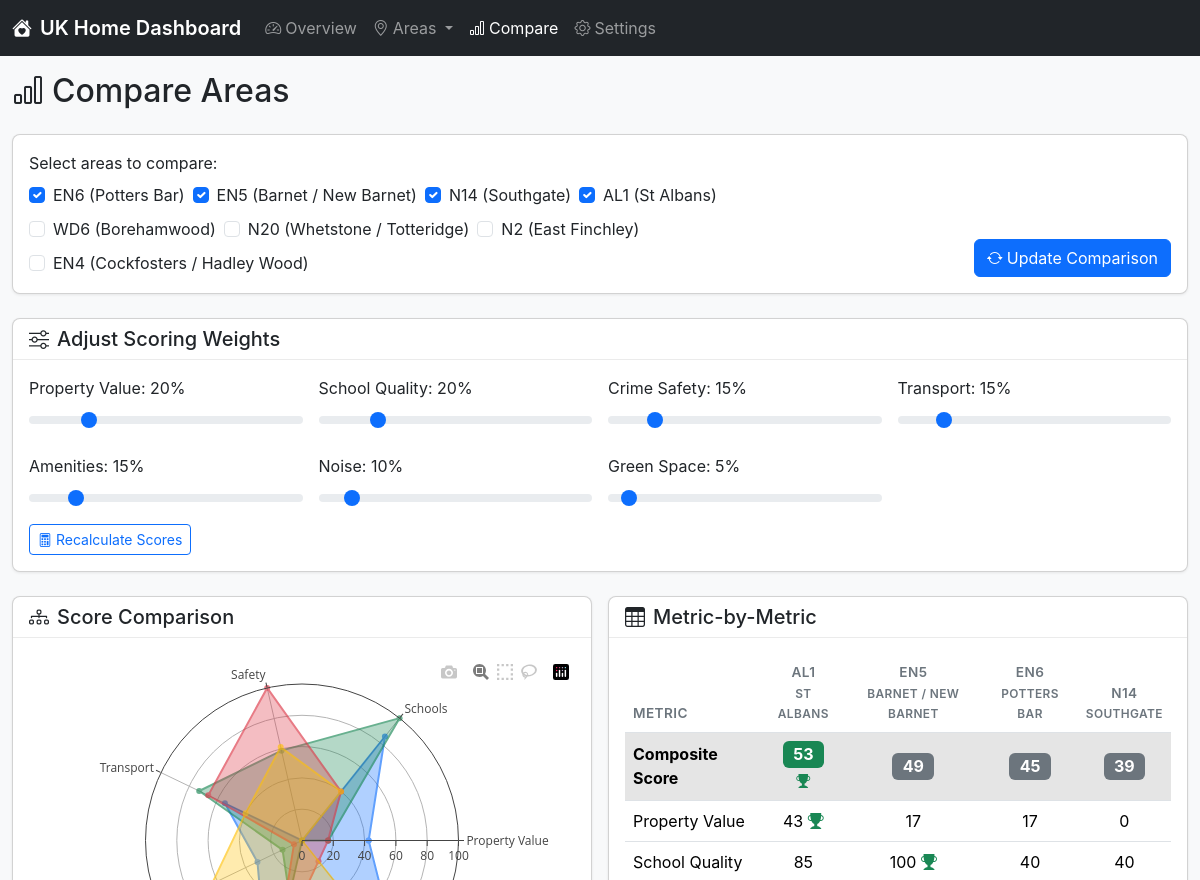
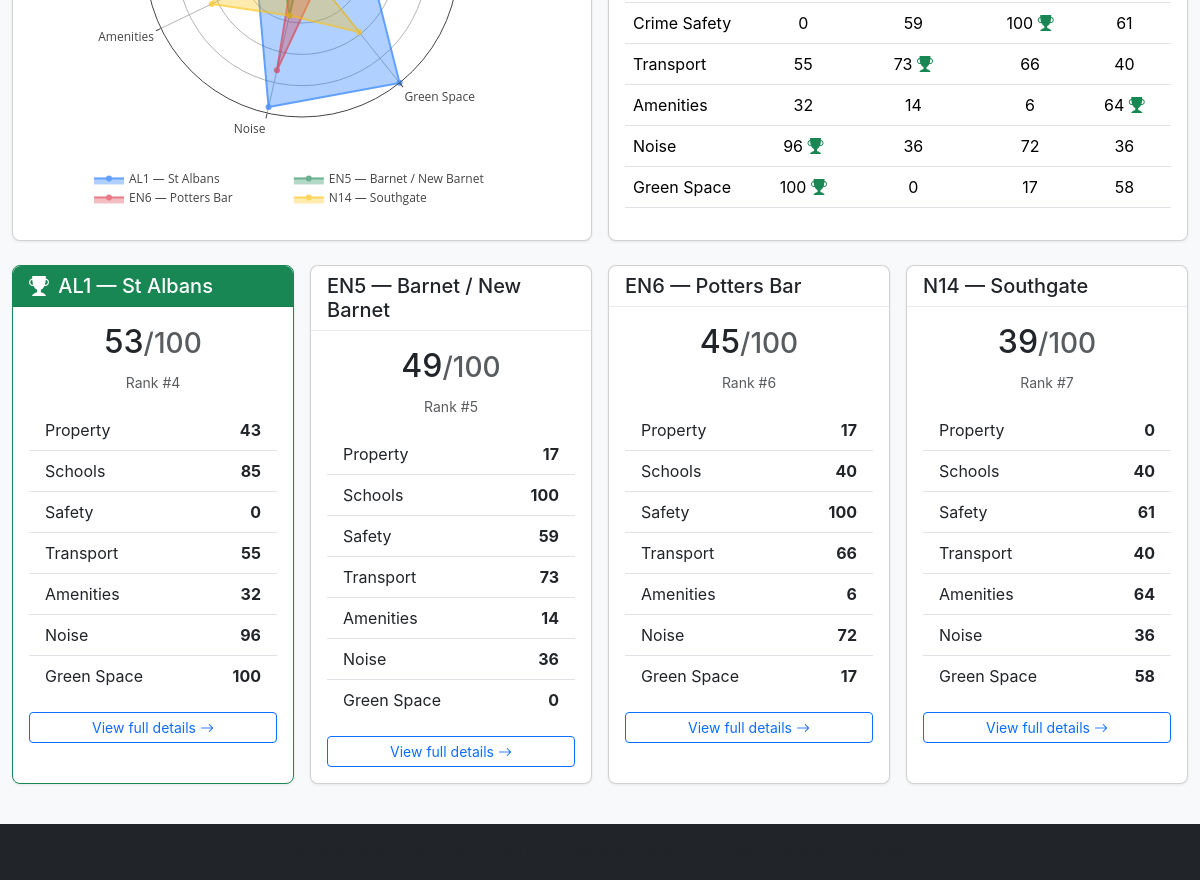
The page /compare on the database its author committed (2 pictures, top to bottom).
### tables this page shows
CREATE TABLE "noise_data" (
"area_code" TEXT,
  "area_name" TEXT,
  "lat" REAL,
  "lng" REAL,
  "road_lden_db" INTEGER,
  "rail_lden_db" INTEGER,
  "air_lden_db" INTEGER,
  "road_lnight_db" INTEGER,
  "rail_lnight_db" INTEGER,
  "air_lnight_db" INTEGER,
  "pct_above_55db_road" INTEGER,
  "pct_above_65db_road" INTEGER,
  "above_who_threshold" INTEGER,
  "notes" TEXT
);

### app/routes.py (the view)
@bp.route("/compare")
def compare():
    area_codes = request.args.get("areas", "").upper().split(",")
    area_codes = [c.strip() for c in area_codes if c.strip()]
    if not area_codes:
        area_codes = [a["code"] for a in config.AREAS_OF_INTEREST[:4]]
    lookup = _area_lookup()
    selected_areas = [lookup[c] for c in area_codes if c in lookup]
    weights = config.DEFAULT_WEIGHTS.copy()
    for key in weights:
        val = request.args.get(f"w_{key}")
        if val:
            try:
                weights[key] = float(val)
            except ValueError:
                pass
    scores = scoring.compute_scores(weights)
    compare_scores = scores[scores["area_code"].isin(area_codes)]
    radar_data = scoring.get_radar_data(compare_scores)
    all_areas = config.AREAS_OF_INTEREST
    return render_template(
        "compare.html",
        selected_areas=selected_areas,
        selected_codes=area_codes,
        all_areas=all_areas,
        scores=compare_scores.to_dict("records") if not compare_scores.empty else [],
        radar_data=json.dumps(radar_data),
        weights=weights,
    )

### app/__init__.py (called while the page is built)
def create_app() -> Flask:
    app = Flask(__name__)
    app.config["SECRET_KEY"] = config.SECRET_KEY
    app.config["DEBUG"] = config.DEBUG
    app.config["DATABASE_PATH"] = str(config.DATABASE_PATH)
    from app.routes import bp
    app.register_blueprint(bp)
    @app.context_processor
    def inject_config():
        return {"config": config}
    @app.template_filter("score_color")
    def score_color_filter(score):
        try:
            score = float(score)
        except (TypeError, ValueError):
            return "#6c757d"
        if score >= 70:
            return "#198754"
        if score >= 55:
            return "#0d6efd"
        if score >= 40:
            return "#ffc107"
        return "#dc3545"
    app.jinja_env.globals["score_color"] = score_color_filter
    return app

### app/models.py (called while the page is built)
@contextmanager
def get_db():
    conn = sqlite3.connect(config.DATABASE_PATH)
    conn.row_factory = sqlite3.Row
    try:
        yield conn
    finally:
        conn.close()

def _safe_read_sql(query: str, conn: sqlite3.Connection) -> pd.DataFrame:
    try:
        return pd.read_sql_query(query, conn)
    except Exception:
        return pd.DataFrame()

def _table_exists(conn: sqlite3.Connection, table: str) -> bool:
    cursor = conn.execute(
        "SELECT name FROM sqlite_master WHERE type='table' AND name=?",
        (table,),
    )
    return cursor.fetchone() is not None

def get_yearly_prices() -> pd.DataFrame:
    with get_db() as conn:
        return _safe_read_sql(
            "SELECT * FROM land_registry_yearly_prices ORDER BY postcode_district, year",
            conn,
        )

def get_crime_totals() -> pd.DataFrame:
    with get_db() as conn:
        if not _table_exists(conn, "crime_totals"):
            return pd.DataFrame()
        return _safe_read_sql("SELECT * FROM crime_totals", conn)

def get_schools_area_scores() -> pd.DataFrame:
    with get_db() as conn:
        if not _table_exists(conn, "schools_area_scores"):
            return pd.DataFrame()
        return _safe_read_sql("SELECT * FROM schools_area_scores", conn)

def get_amenity_counts() -> pd.DataFrame:
    with get_db() as conn:
        if not _table_exists(conn, "amenities_counts"):
            return pd.DataFrame()
        return _safe_read_sql("SELECT * FROM amenities_counts", conn)

def get_noise_data() -> pd.DataFrame:
    with get_db() as conn:
        if not _table_exists(conn, "noise_data"):
            return pd.DataFrame()
        return _safe_read_sql("SELECT * FROM noise_data", conn)

### app/templates/compare.html (shortened to what this page needs)
{% extends "base.html" %}
{% block content %}
<div class="row mb-3">
    <div class="col">
        <h2><i class="bi bi-bar-chart me-2"></i>Compare Areas</h2>
    </div>
</div>
<div class="row mb-4">
    <div class="col-12">
        <div class="card">
            <div class="card-body">
                <form method="get" action="{{ url_for('main.compare') }}" class="row g-2 align-items-end">
                    <div class="col-md-8">
                        <label class="form-label">Select areas to compare:</label>
                        <div class="d-flex flex-wrap gap-2">
                            {% for area in all_areas %}
                            <div class="form-check">
                                <input class="form-check-input" type="checkbox" name="area_check"
                                       value="{{ area.code }}" id="check-{{ area.code }}"
                                       {% if area.code in selected_codes %}checked{% endif %}>
                                <label class="form-check-label" for="check-{{ area.code }}">
                                    {{ area.code }} ({{ area.name }})
                                </label>
                            </div>
                            {% endfor %}
                        </div>
                    </div>
                    <div class="col-md-4 text-end">
                        <button type="submit" class="btn btn-primary" onclick="updateAreasInput()">
                            <i class="bi bi-arrow-repeat me-1"></i>Update Comparison
                        </button>
                    </div>
                </form>
            </div>
        </div>
    </div>
</div>
<div class="row mb-4">
    <div class="col-12">
        <div class="card">
            <div class="card-header">
                <h5 class="mb-0"><i class="bi bi-sliders me-2"></i>Adjust Scoring Weights</h5>
            </div>
            <div class="card-body">
                <div class="row g-3">
                    {% for key, val in weights.items() %}
                    <div class="col-md-3 col-sm-6">
                        <label class="form-label text-capitalize">{{ key.replace('_', ' ') }}: <span id="w-{{ key }}-val">{{ "%.0f"|format(val * 100) }}%</span></label>
                        <input type="range" class="form-range weight-slider" id="w-{{ key }}"
                               min="0" max="100" value="{{ (val * 100)|int }}" data-key="{{ key }}">
                    </div>
                    {% endfor %}
                </div>
                <button class="btn btn-sm btn-outline-primary mt-2" id="btn-recalculate">
                    <i class="bi bi-calculator me-1"></i>Recalculate Scores
                </button>
            </div>
        </div>
    </div>
</div>
<div class="row g-3">
    <div class="col-lg-6">
        <div class="card">
            <div class="card-header">
                <h5 class="mb-0"><i class="bi bi-diagram-3 me-2"></i>Score Comparison</h5>
            </div>
            <div class="card-body">
                <div id="compare-radar" style="height: 450px;"></div>
            </div>
        </div>
    </div>
    <div class="col-lg-6">
        <div class="card">
            <div class="card-header">
                <h5 class="mb-0"><i class="bi bi-table me-2"></i>Metric-by-Metric</h5>
            </div>
            <div class="card-body">
                <div class="table-responsive" id="comparison-table">
                    {% if scores %}
                    <table class="table table-hover align-middle">
                        <thead>
                            <tr>
                                <th>Metric</th>
                                {% for s in scores %}
                                <th class="text-center">{{ s.area_code }}<br><small>{{ s.area_name }}</small></th>
                                {% endfor %}
                            </tr>
                        </thead>
                        <tbody>
                            <tr class="table-active">
                                <td><strong>Composite Score</strong></td>
                                {% set best_composite = scores|map(attribute='composite_score')|max %}
                                {% for s in scores %}
                                <td class="text-center">
                                    <span class="badge fs-6 {% if s.composite_score == best_composite %}bg-success{% else %}bg-secondary{% endif %}">
                                        {{ "%.0f"|format(s.composite_score) }}
                                    </span>
                                    {% if s.composite_score == best_composite %}
                                    <br><small class="text-success"><i class="bi bi-trophy-fill"></i></small>
                                    {% endif %}
                                </td>
                                {% endfor %}
                            </tr>
                            {% set metrics = [
                                ('property_value_score', 'Property Value'),
                                ('school_quality_score', 'School Quality'),
                                ('crime_safety_score', 'Crime Safety'),
                                ('transport_score', 'Transport'),
                                ('amenities_score', 'Amenities'),
                                ('noise_score', 'Noise'),
                                ('green_space_score', 'Green Space'),
                            ] %}
                            {% for col, label in metrics %}
                            <tr>
                                <td>{{ label }}</td>
                                {% set best = scores|map(attribute=col)|max %}
                                {% for s in scores %}
                                <td class="text-center">
                                    {{ "%.0f"|format(s[col]) }}
                                    {% if s[col] == best %}
                                    <i class="bi bi-trophy-fill text-success"></i>
                                    {% endif %}
                                </td>
                                {% endfor %}
                            </tr>
                            {% endfor %}
                        </tbody>
                    </table>
                    {% else %}
                    <p class="text-muted">Select areas above to compare.</p>
                    {% endif %}
                </div>
            </div>
        </div>
    </div>
</div>
<div class="row g-3 mt-2">
    {% for s in scores %}
    <div class="col-md-{% if scores|length <= 2 %}6{% elif scores|length <= 4 %}3{% else %}4{% endif %}">
        <div class="card h-100 {% if loop.first %}border-success{% endif %}">
            <div class="card-header {% if loop.first %}bg-success text-white{% endif %}">
                <h5 class="mb-0">
                    {% if loop.first %}<i class="bi bi-trophy-fill me-1"></i>{% endif %}
                    {{ s.area_code }} — {{ s.area_name }}
                </h5>
            </div>
            <div class="card-body">
                <div class="text-center mb-3">
                    <h2>{{ "%.0f"|format(s.composite_score) }}<small class="text-muted">/100</small></h2>
                    <small class="text-muted">Rank #{{ s.rank }}</small>
                </div>
                <ul class="list-group list-group-flush">
                    <li class="list-group-item d-flex justify-content-between">
                        <span>Property</span>
                        <strong>{{ "%.0f"|format(s.property_value_score) }}</strong>
                    </li>
                    <li class="list-group-item d-flex justify-content-between">
                        <span>Schools</span>
                        <strong>{{ "%.0f"|format(s.school_quality_score) }}</strong>
                    </li>
                    <li class="list-group-item d-flex justify-content-between">
                        <span>Safety</span>
                        <strong>{{ "%.0f"|format(s.crime_safety_score) }}</strong>
                    </li>
                    <li class="list-group-item d-flex justify-content-between">
                        <span>Transport</span>
                        <strong>{{ "%.0f"|format(s.transport_score) }}</strong>
                    </li>
                    <li class="list-group-item d-flex justify-content-between">
                        <span>Amenities</span>
                        <strong>{{ "%.0f"|format(s.amenities_score) }}</strong>
                    </li>
                    <li class="list-group-item d-flex justify-content-between">
                        <span>Noise</span>
                        <strong>{{ "%.0f"|format(s.noise_score) }}</strong>
                    </li>
                    <li class="list-group-item d-flex justify-content-between">
                        <span>Green Space</span>
                        <strong>{{ "%.0f"|format(s.green_space_score) }}</strong>
                    </li>
                </ul>
                <a href="{{ url_for('main.area_detail', area_code=s.area_code) }}"
                   class="btn btn-outline-primary btn-sm mt-3 w-100">
                    View full details <i class="bi bi-arrow-right"></i>
                </a>
            </div>
        </div>
    </div>
    {% endfor %}
</div>
{% endblock %}

### app/static/css/dashboard.css (style rules this page uses)
body { background-color: #f8f9fa; font-family: -apple-system, BlinkMacSystemFont, "Segoe UI", Roboto, sans-serif; }
.card { border-radius: 0.5rem; box-shadow: 0 1px 3px rgba(0, 0, 0, 0.08); }
.card-header { background-color: transparent; border-bottom: 1px solid rgba(0, 0, 0, 0.08); font-weight: 500; }
.table th { font-weight: 600; font-size: 0.85rem; text-transform: uppercase; letter-spacing: 0.03em; color: #6c757d; }
.border-success .card-header.bg-success { border-radius: 0.5rem 0.5rem 0 0; }
.table-responsive { scrollbar-width: thin; }

### rows shown on the page
noise_data: area_code "AL1", area_name "St Albans", composite_score "53", rank "4", property_value_score "43", school_quality_score "85", crime_safety_score "0", transport_score "55", amenities_score "32", noise_score "96", green_space_score "100"
noise_data: area_code "EN6", area_name "Potters Bar", composite_score "45", rank "6", property_value_score "17", school_quality_score "40", crime_safety_score "100", transport_score "66", amenities_score "6", noise_score "72", green_space_score "17"

### other values the page prints
{{ area.code }} "EN6" "EN5" "N14" "AL1" "WD6" "N20" "N2" "EN4"
{{ area.name }} "Potters Bar" "Barnet / New Barnet" "Southgate" "St Albans" "Borehamwood" "Whetstone / Totteridge" "East Finchley" "Cockfosters / Hadley Wood"
{{ key.replace('_', ' ') }} "Property Value" "School Quality" "Crime Safety" "Transport" "Amenities" "Noise" "Green Space"
{{ "%.0f"|format(val * 100) }} "20" "20" "15" "15" "15" "10" "5"
{{ s.area_code }} "AL1" "EN5" "EN6" "N14"
{{ s.area_name }} "ST ALBANS" "BARNET / NEW BARNET" "POTTERS BAR" "SOUTHGATE"
{{ "%.0f"|format(s.composite_score) }} "53" "49" "45" "39"
{{ label }} "Property Value" "School Quality" "Crime Safety" "Transport" "Amenities" "Noise" "Green Space"
{{ "%.0f"|format(s[col]) }} "43" "17" "17" "0" "85" "100" "40" "40" "0" "59" "100" "61" "55" "73" "66" "40" "32" "14" "6" "64" "96" "36" "72" "36" "100" "0" "17" "58"
{{ s.area_code }} "EN5" "N14"
{{ s.area_name }} "Barnet / New Barnet" "Southgate"
{{ "%.0f"|format(s.composite_score) }} "49" "39"
{{ s.rank }} "5" "7"
{{ "%.0f"|format(s.property_value_score) }} "17" "0"
{{ "%.0f"|format(s.school_quality_score) }} "100" "40"
